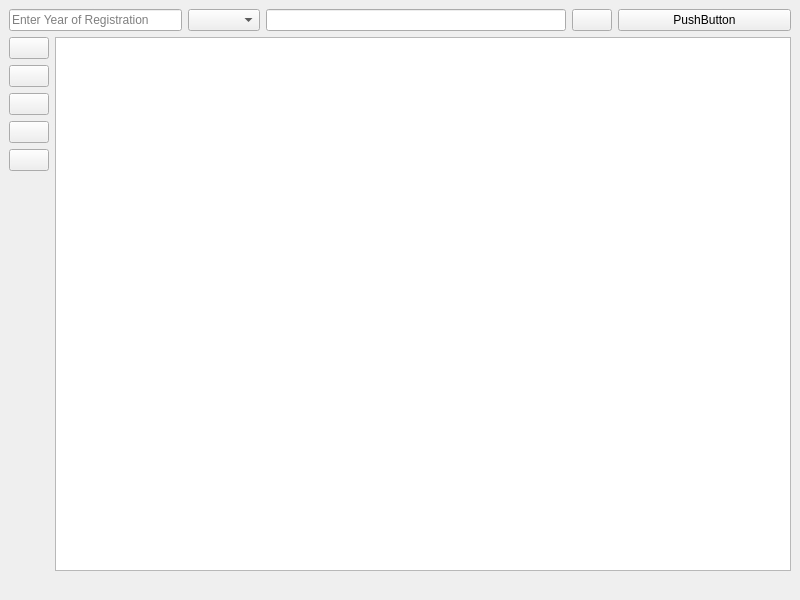
<?xml version="1.0" encoding="UTF-8"?>
<ui version="4.0">
 <class>SearchBirthWindow</class>
 <widget class="QMainWindow" name="SearchBirthWindow">
  <property name="geometry">
   <rect>
    <x>0</x>
    <y>0</y>
    <width>800</width>
    <height>600</height>
   </rect>
  </property>
  <property name="windowTitle">
   <string>MainWindow</string>
  </property>
  <property name="windowIcon">
   <iconset>
    <normaloff>occrlogo.png</normaloff>occrlogo.png</iconset>
  </property>
  <widget class="QWidget" name="centralwidget">
   <layout class="QGridLayout" name="gridLayout">
    <item row="0" column="1" colspan="2">
     <layout class="QHBoxLayout" name="horizontalLayout">
      <property name="sizeConstraint">
       <enum>QLayout::SizeConstraint::SetNoConstraint</enum>
      </property>
      <item>
       <widget class="QComboBox" name="search_by_comboBox">
        <property name="sizePolicy">
         <sizepolicy hsizetype="Fixed" vsizetype="Fixed">
          <horstretch>0</horstretch>
          <verstretch>0</verstretch>
         </sizepolicy>
        </property>
        <property name="maximumSize">
         <size>
          <width>500</width>
          <height>16777215</height>
         </size>
        </property>
       </widget>
      </item>
      <item>
       <widget class="QLineEdit" name="search_textEdit">
        <property name="sizePolicy">
         <sizepolicy hsizetype="Fixed" vsizetype="Fixed">
          <horstretch>0</horstretch>
          <verstretch>0</verstretch>
         </sizepolicy>
        </property>
        <property name="minimumSize">
         <size>
          <width>300</width>
          <height>0</height>
         </size>
        </property>
        <property name="maximumSize">
         <size>
          <width>2000</width>
          <height>16777215</height>
         </size>
        </property>
        <property name="placeholderText">
         <string/>
        </property>
       </widget>
      </item>
      <item>
       <widget class="QPushButton" name="search_button">
        <property name="text">
         <string/>
        </property>
        <property name="icon">
         <iconset>
          <normaloff>../icons/player.png</normaloff>../icons/player.png</iconset>
        </property>
       </widget>
      </item>
     </layout>
    </item>
    <item row="1" column="0" colspan="4">
     <layout class="QHBoxLayout" name="horizontalLayout_2">
      <item>
       <layout class="QVBoxLayout" name="verticalLayout">
        <item>
         <widget class="QPushButton" name="create_form">
          <property name="text">
           <string/>
          </property>
          <property name="icon">
           <iconset>
            <normaloff>../icons/add.png</normaloff>../icons/add.png</iconset>
          </property>
         </widget>
        </item>
        <item>
         <widget class="QPushButton" name="docstamp1">
          <property name="text">
           <string/>
          </property>
          <property name="icon">
           <iconset>
            <normaloff>../icons/stamp.png</normaloff>../icons/stamp.png</iconset>
          </property>
         </widget>
        </item>
        <item>
         <widget class="QPushButton" name="no_record">
          <property name="text">
           <string/>
          </property>
          <property name="icon">
           <iconset>
            <normaloff>../icons/norecord.png</normaloff>../icons/norecord.png</iconset>
          </property>
         </widget>
        </item>
        <item>
         <widget class="QPushButton" name="destroyed">
          <property name="text">
           <string/>
          </property>
          <property name="icon">
           <iconset>
            <normaloff>../icons/destroyed.png</normaloff>../icons/destroyed.png</iconset>
          </property>
         </widget>
        </item>
        <item>
         <widget class="QPushButton" name="docstamp2">
          <property name="text">
           <string/>
          </property>
          <property name="icon">
           <iconset>
            <normaloff>../icons/stamp2.png</normaloff>../icons/stamp2.png</iconset>
          </property>
         </widget>
        </item>
        <item>
         <spacer name="verticalSpacer">
          <property name="orientation">
           <enum>Qt::Orientation::Vertical</enum>
          </property>
          <property name="sizeHint" stdset="0">
           <size>
            <width>20</width>
            <height>40</height>
           </size>
          </property>
         </spacer>
        </item>
       </layout>
      </item>
      <item>
       <widget class="QListWidget" name="results_list"/>
      </item>
     </layout>
    </item>
    <item row="2" column="3">
     <widget class="QLabel" name="status_label">
      <property name="sizePolicy">
       <sizepolicy hsizetype="Preferred" vsizetype="Preferred">
        <horstretch>0</horstretch>
        <verstretch>0</verstretch>
       </sizepolicy>
      </property>
      <property name="maximumSize">
       <size>
        <width>400</width>
        <height>16777215</height>
       </size>
      </property>
      <property name="layoutDirection">
       <enum>Qt::LayoutDirection::LeftToRight</enum>
      </property>
      <property name="text">
       <string/>
      </property>
      <property name="alignment">
       <set>Qt::AlignmentFlag::AlignRight|Qt::AlignmentFlag::AlignTrailing|Qt::AlignmentFlag::AlignVCenter</set>
      </property>
     </widget>
    </item>
    <item row="0" column="0">
     <widget class="QLineEdit" name="regyear_textEdit">
      <property name="sizePolicy">
       <sizepolicy hsizetype="Fixed" vsizetype="Fixed">
        <horstretch>0</horstretch>
        <verstretch>0</verstretch>
       </sizepolicy>
      </property>
      <property name="minimumSize">
       <size>
        <width>150</width>
        <height>0</height>
       </size>
      </property>
      <property name="maximumSize">
       <size>
        <width>700</width>
        <height>16777215</height>
       </size>
      </property>
      <property name="text">
       <string/>
      </property>
      <property name="placeholderText">
       <string>Enter Year of Registration</string>
      </property>
     </widget>
    </item>
    <item row="0" column="3">
     <widget class="QPushButton" name="everify_button">
      <property name="text">
       <string>PushButton</string>
      </property>
     </widget>
    </item>
   </layout>
  </widget>
 </widget>
 <resources/>
 <connections/>
</ui>
